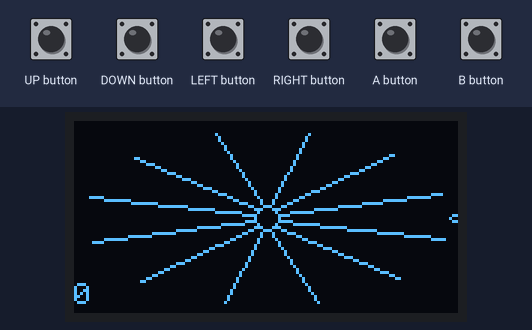
Bench run of a sketch on a simulated Arduboy, built with avr-gcc and run on an emulated ATmega32U4. Shown: 128×64 one-colour display. Inputs (shaded band) come from the test bench. Random numbers use the default seed unless the sketch sets one.

Above: at 1.2 s.
1.3 s: LEFT button pressed for 0.15 s
At 1.65 s:
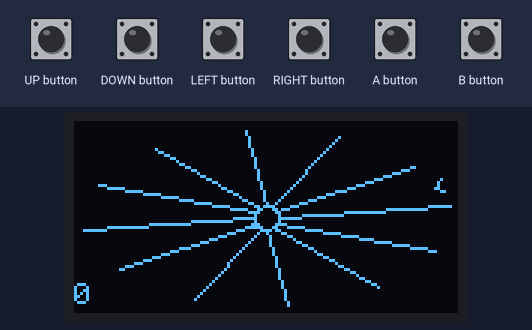
2.0 s: RIGHT button pressed for 0.15 s
At 2.26 s:
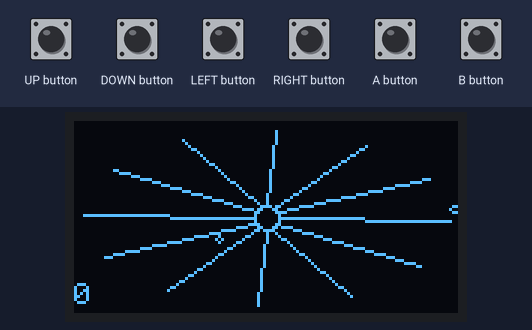
2.7 s: B button pressed for 0.15 s
At 2.87 s:
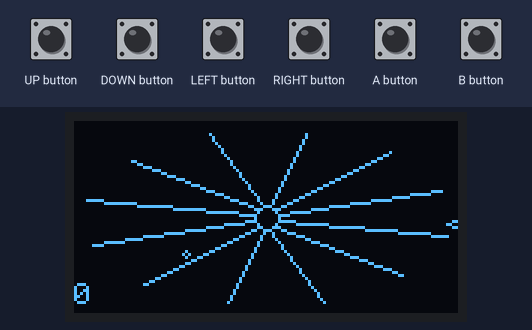
3.4 s: LEFT button pressed for 1 s
At 3.78 s:
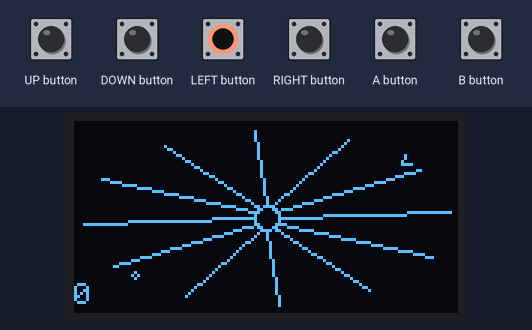
5.0 s: UP button pressed for 1 s
At 6.22 s:
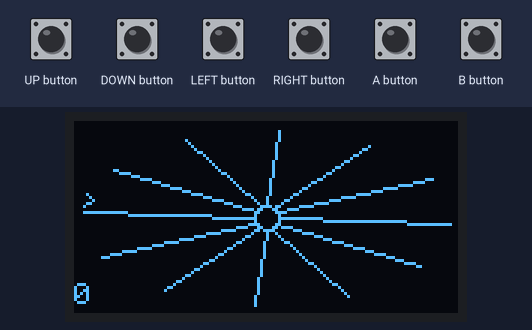
6.6 s: RIGHT button pressed for 0.15 s
At 6.86 s:
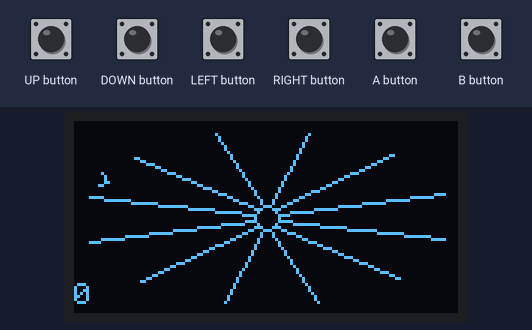
Timing chart, 0 to 8.3 s (numbered marks = the images above; inputs shaded):
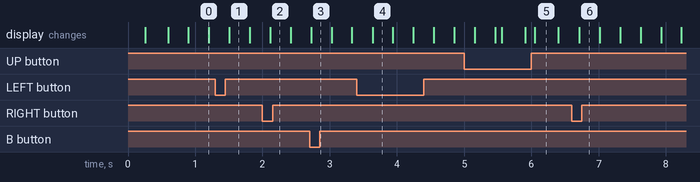

The sketch:

tempest.ino
```cpp
#include <math.h>
#include <Arduboy2.h>
#include <ArduboyTones.h>

#define FRAME_RATE 60
#define CX(x) (WIDTH / 2 + x)
#define CY(y) (HEIGHT / 2 + y)
#define RX (WIDTH/2 - 3)
#define RY (HEIGHT/2 - 3)
#define SMALL_R 4
#define DEG_360 6.283185307179586
#define DEG_30 0.5235987755982988
#define DEG_025 0.004363323129985824
#define MIN_DELTA 0.025
#define MAX_DELTA 0.2
#define MAX_BULLETS 20
#define MAX_ENEMIES 10
#define MIN_RESET (FRAME_RATE / 0.75)
#define INIT_RESET (FRAME_RATE / 0.225)
#define TICK (1.0/FRAME_RATE)

Arduboy2 arduboy;
ArduboyTones sound(arduboy.audio.enabled);

// game begins in 'reset' state, quickly enters 'playing', 'died' saves the high
// score, and gameOver just shows the "GAME OVER" text and waits for a button
// press.
enum State : uint8_t {
  State_playing,
  State_died,
  State_gameOver,
  State_reset
};

// stores a few game-related globals
struct Game {
  int diedCounter;
  float rotation;
  uint8_t state;
  int enemyCountdown;
  int enemyReset;
};

// player location (both absolute and as an angle), score, rate of "spinning"
struct Player {
  uint16_t score;
  uint16_t highScore;
  float deg;
  float degDelta;
  int x0;
  int y0;
  int xa;
  int ya;
  int xb;
  int yb;
};

// "active" bullets are drawn until they hit an enemy or reach the center.
// other info is bullet location, rotation, and distance along the path.
struct Bullet {
  bool isActive;
  float deg;
  float r;
  int x, y;
};

// very similar to Bullet, but a typedef just felt wrong!
struct Enemy {
  bool isActive;
  float deg;
  float r;
  int x, y;
};

Game game;
Player player;

Bullet bullets[MAX_BULLETS];

Enemy enemies[MAX_ENEMIES];

char text[10];

// arduboy init code and I left the fun arduboy additions like flashlight
// and systemButtons.  reset the game state, and check EEPROM for a high score.
void setup() {
  arduboy.boot();
  arduboy.blank();
  arduboy.setFrameRate(FRAME_RATE);

  // UP button -> light up screen
  arduboy.flashlight();

  // system control:
  // B_BUTTON -> blue LED
  // B_BUTTON + UP -> green LED, turn sound ON
  // B_BUTTON + DOWN -> red LED, turn sound OFF
  arduboy.systemButtons();
  arduboy.audio.begin();

  if ( checkEEPROM() ) {
    player.highScore = readEEPROM();
  }
  else {
    player.highScore = 0;
  }
  game.rotation = 0;

  reset();
  setPos();
  arduboy.initRandomSeed();
}

void loop() {
  // arduboy framerate handling
  if (!arduboy.nextFrame()) {
    return;
  }
  arduboy.pollButtons();
  // /arduboy

  arduboy.clear();
  mainLoop();
  arduboy.display();
}

void mainLoop() {
  // each game state calls out to one helper. died and reset both immediately
  // change the game state to another state
  if ( game.state == State_playing ) {
    gameLoop();
  }
  else if ( game.state == State_died ){
    died();
  }
  else if ( game.state == State_gameOver ){
    gameOverLoop();
  }
  else {
    reset();
  }
}

// reset the enemy generation timers, player score, enemies and bullets.
void reset() {
  game.enemyCountdown = MIN_RESET;
  game.enemyReset = INIT_RESET;
  game.state = State_playing;

  player.score = 0;
  player.degDelta = MIN_DELTA;

  for ( int i = 0; i < MAX_BULLETS ; i++ ) {
    bullets[i].isActive = false;
  }

  for ( int i = 0 ; i < MAX_ENEMIES ; i++ ) {
    enemies[i].isActive = false;
  }
}

// I broke this up into smaller helpers, but this is the bulk of the game here
void gameLoop() {
  drawPlayer();

  checkButtons();
  generateEnemy();
  drawBullets(true);
  drawEnemies(true);
  checkCollisions();
}

// the diedCounter prevents button presses from restarting for a couple seconds,
// and records the high score
void died() {
  game.diedCounter = (int)(FRAME_RATE / 0.75);
  game.state = State_gameOver;

  if ( player.score > player.highScore ) {
    player.highScore = player.score;
    writeEEPROM(player.score);
  }
}

// show GAME OVER and once the diedCounter reaches zero, allow a button press to
// start a new game
void gameOverLoop() {
  drawPlayer();
  drawBullets(false);
  drawEnemies(false);

  arduboy.setCursor(37, 28);
  arduboy.print(F("GAME OVER"));

  if ( game.diedCounter <= 0 && arduboy.buttonsState() ) {
    game.state = State_reset;
  }
  else if ( game.diedCounter > 0 ) {
    game.diedCounter -= 1;
  }
}

// this check is a way to have some confidence that the EEPROM was under this
// game's control last time it was accessed.
bool checkEEPROM() {
  if ( EEPROM.read(0) != 'T' ) return false;
  if ( EEPROM.read(1) != 'M' ) return false;
  if ( EEPROM.read(2) != 'P' ) return false;
  if ( EEPROM.read(3) != 'S' ) return false;
  if ( EEPROM.read(4) != 'T' ) return false;
  return true;
}

// the score is 16 bits (0..65536), so read out two bytes and add em
uint16_t readEEPROM() {
  uint16_t score;
  EEPROM.get(5, score);
  return score;
}

// break score up into two bytes and save to EEPROM
void writeEEPROM(uint16_t score) {
  EEPROM.update(0, 'T');
  EEPROM.update(1, 'M');
  EEPROM.update(2, 'P');
  EEPROM.update(3, 'S');
  EEPROM.update(4, 'T');
  EEPROM.put(5, score);
}

// LEFT and RIGHT move the ship, and there's a "speedup" effect, see updatePos
// for details on that.  B button fires.
void checkButtons() {
  if ( arduboy.pressed(LEFT_BUTTON) ) {
    updatePos(-1);
  }
  else if ( arduboy.pressed(RIGHT_BUTTON) ) {
    updatePos(1);
  }
  else {
    player.degDelta = MIN_DELTA;
  }

  if ( arduboy.justPressed(B_BUTTON) ) {
    fire();
  }
}

// memoize the player position based on current angle.  This is a way to avoid
// the sin/cos calculations *every* game loop.
void setPos() {
  player.x0 = 0.5 + RX * cos(player.deg);
  player.y0 = 0.5 + RY * sin(player.deg);
  player.xa = player.x0 + SMALL_R * cos(player.deg + DEG_30);
  player.ya = player.y0 + SMALL_R * sin(player.deg + DEG_30);
  player.xb = player.x0 + SMALL_R * cos(player.deg - DEG_30);
  player.yb = player.y0 + SMALL_R * sin(player.deg - DEG_30);
}

// if the player is spinning, `degDelta` is increased slightly so that the
// movement accelerates the longer you hold down LEFT/RIGHT (up to a maximum)
void updatePos(float delta) {
  player.deg += delta * player.degDelta;
  player.degDelta = min(MAX_DELTA, player.degDelta + 0.005);

  setPos();
}

// find an inactive bullet and activate it
bool fire() {
  uint8_t bulletIndex = MAX_BULLETS;

  for ( int i = 0; i < MAX_BULLETS ; i++ ) {
    if ( !bullets[i].isActive ) {
      bulletIndex = i;
      break;
    }
  }

  if ( bulletIndex == MAX_BULLETS ) {
    return false;
  }

  bullets[bulletIndex].deg = player.deg;
  bullets[bulletIndex].r = 1;
  bullets[bulletIndex].isActive = true;
  sound.tone(1000, 50, 500, 50);
  return true;
}

// when the enemyCountdown reaches 0 generate an enemy and reset the timer. the
// countdown decreases, so that enemies are generated faster and faster.
void generateEnemy() {
  if ( --game.enemyCountdown == 0 ) {
    createEnemy();
    game.enemyCountdown = game.enemyReset;
    game.enemyReset = max(MIN_RESET, game.enemyReset - 10);
  }
}

// find an inactive enemy and activate it, very similar to bullets
bool createEnemy() {
  uint8_t enemyIndex = MAX_ENEMIES;

  for ( int i = 0; i < MAX_ENEMIES ; i++ ) {
    if ( !enemies[i].isActive ) {
      enemyIndex = i;
      break;
    }
  }

  if ( enemyIndex == MAX_ENEMIES ) {
    return false;
  }

  enemies[enemyIndex].deg = (float)random(360) * 0.017453292519943295;
  enemies[enemyIndex].r = 0;
  enemies[enemyIndex].isActive = true;
  return true;
}

// this draws the player *and* the game board, including the spinning lines.
void drawPlayer() {
  arduboy.drawLine(CX(player.x0), CY(player.y0), CX(player.xa), CY(player.ya), 1);
  arduboy.drawLine(CX(player.x0), CY(player.y0), CX(player.xb), CY(player.yb), 1);
  arduboy.drawCircle(CX(0), CY(0), SMALL_R, 1);

  int x0;
  int y0;
  int x1;
  int y1;
  for ( float deg = game.rotation ; deg < DEG_360 ; deg += DEG_30 ) {
    int x0 = CX(0.5 + RX * cos(deg));
    int y0 = CY(0.5 + RY * sin(deg));
    int x1 = CX(0.5 + SMALL_R * cos(deg));
    int y1 = CY(0.5 + SMALL_R * sin(deg));
    arduboy.drawLine(x0, y0, x1, y1, 1);
  }
  game.rotation = (game.rotation + DEG_025);
  while ( game.rotation > DEG_30 ) {
    game.rotation -= DEG_30;
  }

  arduboy.setCursor(0, 54);
  arduboy.print(player.score);
  if ( player.highScore > 0 ) {
    sprintf(text, "%u", player.highScore);
    uint8_t len = strlen(text);
    arduboy.setCursor(128 - 6 * len, 54);
    arduboy.print(text);
  }
}

// draw all the active bullets.  the `update` argument is `true` in the main
// game loop, but `false` during game over - so the bullets are still drawn, but
// they don't move.
void drawBullets(bool update) {
  for ( int bulletIndex = 0 ; bulletIndex < MAX_BULLETS ; bulletIndex++ ) {
    Bullet *bullet = &bullets[bulletIndex];
    if ( !bullet->isActive ) { continue; }

    if ( update ) {
      bullet->r -= TICK;
      bullet->x = CX(0.5 + RX * bullet->r * cos(bullet->deg));
      bullet->y = CY(0.5 + RY * bullet->r * sin(bullet->deg));

      float dist = pow(bullet->x - CX(0), 2) + pow(bullet->y - CY(0), 2);

      if ( dist < SMALL_R * SMALL_R ) {
        bullet->isActive = false;
      }
    }

    arduboy.drawPixel(bullet->x, bullet->y, 1);
  }
}

// draw all the active enemies.  very similar to the bullet drawing logic, but
// enemies move out from the center instead of in, and the player is "dead" when
// the enemy reaches the edge of the screen.
void drawEnemies(bool update) {
  for ( int enemyIndex = 0 ; enemyIndex < MAX_ENEMIES ; enemyIndex++ ) {
    Enemy *enemy = &enemies[enemyIndex];
    if ( !enemy->isActive ) { continue; }

    if ( update ) {
      enemy->r += 0.4 * TICK;
      enemy->x = CX(0.5 + RX * enemy->r * cos(enemy->deg));
      enemy->y = CY(0.5 + RY * enemy->r * sin(enemy->deg));

      if ( enemy->x <= 1 || enemy->x >= WIDTH - 2 || enemy->y <= 1 || enemy->y >= HEIGHT - 2 ) {
        game.state = State_died;
      }
    }

    arduboy.drawPixel(enemy->x + 1, enemy->y, 1);
    arduboy.drawPixel(enemy->x - 1, enemy->y, 1);
    arduboy.drawPixel(enemy->x, enemy->y + 1, 1);
    arduboy.drawPixel(enemy->x, enemy->y - 1, 1);
  }
}

// if a bullet is near an enemy, deactivate both projectiles
void checkCollisions() {
  for ( int enemyIndex = 0 ; enemyIndex < MAX_ENEMIES ; enemyIndex++ ) {
    Enemy *enemy = &enemies[enemyIndex];
    if ( !enemy->isActive ) { continue; }

    for ( int bulletIndex = 0 ; bulletIndex < MAX_BULLETS ; bulletIndex++ ) {
      Bullet *bullet = &bullets[bulletIndex];
      if ( !bullet->isActive ) { continue; }

      int bulletX = bullet->x;
      int bulletY = bullet->y;
      int enemyX = enemy->x;
      int enemyY = enemy->y;
      if ( abs(enemyX - bulletX) <= 2 && abs(enemyY - bulletY) <= 2 ) {
        bullet->isActive = false;
        enemy->isActive = false;
        player.score += 1;
        sound.tone(100+random(200), 10, 100+random(200), 10, 100+random(200), 10);
      }
    }
  }
}
```
